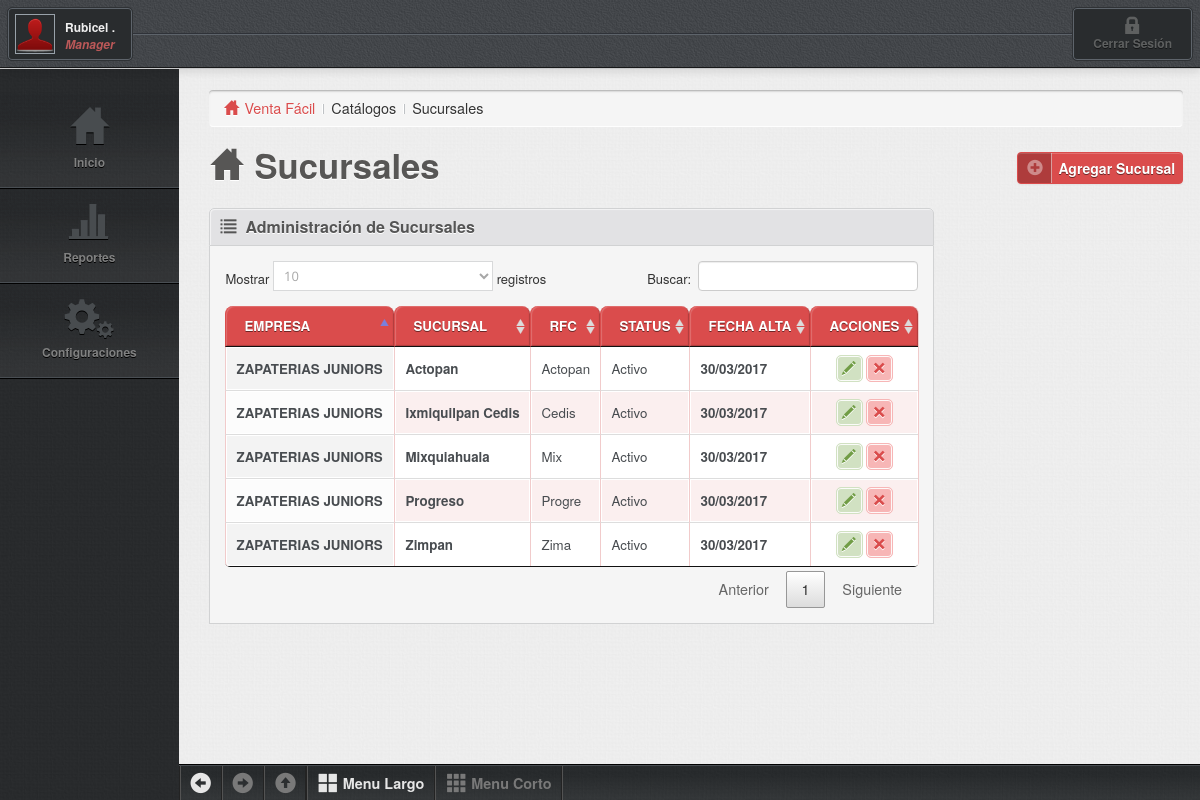
/catalogos/sucursales.php (signed in), run on the app's committed database.
### tables this page shows
CREATE TABLE IF NOT EXISTS `sucursal` (
  `idunicos` int(12) NOT NULL AUTO_INCREMENT COMMENT 'id unico de la sucursal ',
  `idunicoe` int(12) DEFAULT NULL COMMENT 'id unico de la empresa',
  `nombre` varchar(100) DEFAULT NULL COMMENT 'nombre de la sucursal',
  `rfc` varchar(30) DEFAULT NULL COMMENT 'rfc de la sucursal',
  `calle` varchar(30) DEFAULT NULL COMMENT 'calle de la sucursal',
  `colonia` varchar(30) DEFAULT NULL COMMENT 'colonia',
  `estado` varchar(30) DEFAULT NULL COMMENT 'estado',
  `municipio` varchar(30) DEFAULT NULL COMMENT 'municipio',
  `telefono` varchar(10) DEFAULT NULL COMMENT 'telefono',
  `status` int(1) DEFAULT NULL COMMENT 'status de la susucrsal 0=prueba 1=activo 2=suspendida 3 baja ',
  `tipopago` int(1) DEFAULT NULL COMMENT 'tipo de pago 0= anual 1=vitalicio',
  `fechaalta` date DEFAULT NULL COMMENT 'fecha de alta',
  `fppago` date DEFAULT NULL COMMENT 'fecha proxima de pago',
  KEY `Índice 1` (`idunicos`)
);

CREATE TABLE IF NOT EXISTS `empresa` (
  `idunicoe` int(12) NOT NULL COMMENT 'id unico de la empresa consecutivo',
  `nombre` varchar(100) DEFAULT '0' COMMENT 'nombre de la empresa',
  `rfc` varchar(30) DEFAULT '0' COMMENT 'rfc de la empresa',
  `calle` varchar(30) DEFAULT '0' COMMENT 'calle de la empresa',
  `colonia` varchar(30) DEFAULT '0' COMMENT 'colonia de la direccion',
  `estado` varchar(30) DEFAULT '0' COMMENT 'estado de la republica',
  `municipio` varchar(30) DEFAULT '0' COMMENT 'municipio',
  `telefono` varchar(10) DEFAULT '0' COMMENT 'telefono ',
  `idregistro` int(12) DEFAULT NULL COMMENT 'id del registro',
  `status` int(1) DEFAULT '0' COMMENT '0=prueba 1=activo 2=suspendida 3=baja',
  `tipopago` int(1) DEFAULT '0' COMMENT '0=anual 2=vitalicio',
  `fechaalta` date DEFAULT NULL COMMENT 'fecha de alta',
  `fppago` date DEFAULT NULL COMMENT 'fecha de proximo pago',
  `rutalogo` varchar(20) DEFAULT NULL,
  `piedepagina` varchar(20) DEFAULT NULL,
  `leyendaticket` varchar(50) DEFAULT NULL COMMENT 'leyenda del ticket',
  `utilidad` int(2) DEFAULT NULL COMMENT 'porcentaje de utilidad',
  PRIMARY KEY (`idunicoe`)
);

### catalogos_listar/sucursales_listar.php (the view, shortened to what this page needs)
<?php
	include "../conexion/conexion.php";
?>
<div class="widget-head">
	<h4 class="heading glyphicons list"><i></i>Administración de Sucursales</h4>
</div>
<div class="widget-body">
	<table id="example" class="display table table-bordered table-condensed table-striped table-primary table-vertical-center checkboxs js-table-sortable" cellspacing="0" width="100%">
		<thead>
			<tr>
				<th>Empresa</th>
				<th>Sucursal</th>
				<th>RFC</th>
				<th>Status</th>
				<th>Fecha Alta</th>
				<th class="center" width="60">Acciones</th>
			</tr>
		</thead>
		<tbody>
			<?php
			$idregistro=$_SESSION["pvtacommand_idregistro"];
			$consulta="select a.idunicoe,a.idunicos,a.nombre,a.rfc,a.`status`,a.fechaalta,b.nombre as nombreempresa from sucursal as a left join empresa as b on a.idunicoe=b.idunicoe where b.idregistro='$idregistro' order by b.nombre,a.nombre";
			$recordset = mysqli_query($link,$consulta);
			while($registro = mysqli_fetch_array($recordset)){
				$idunicos=$registro["idunicos"];
				$nombre=utf8_encode($registro["nombre"]);
				$rfc=$registro["rfc"];
				$status=$registro["status"];
				$fechaalta=$registro["fechaalta"];
				$fechaalta=substr($fechaalta, 8,2).'/'.substr($fechaalta, 5,2).'/'.substr($fechaalta,0,4);
				$nombreempresa=$registro["nombreempresa"];
				switch ($status) {
					case 1: $status="Activo";break;
				}
				echo'<tr class="selectable">';
					echo'<td><strong>'.$nombreempresa.'</strong></td>';
					echo'<td><strong>'.$nombre.'</strong></td>';
					echo'<td>'.$rfc.'</td>';
					echo'<td>'.$status.'</td>';
					echo'<td><strong>'.$fechaalta.'</strong></td>';
					echo'
						<td class="center">
							<a href="#" onClick="acciones(2,'.$idunicos.');" title="modificar" class="btn-action glyphicons pencil btn-success"><i></i></a>
							<a href="#" onClick="acciones(3,'.$idunicos.');" title="eliminar" class="btn-action glyphicons remove_2 btn-danger"><i></i></a>
						</td>';
				echo'</tr>';
			}
			?>
		</tbody>
	</table>
</div>

### theme/css/demo.css (style rules this page uses)
body { font: 90%/1.45em "Helvetica Neue", HelveticaNeue, Arial, Helvetica, sans-serif; margin: 0; padding: 0; color: #333; background-color: #fff; }
a { cursor: pointer; color: #3174c7; text-decoration: none; }

### data on the page
sucursal: idunicoe.nombre "ZAPATERIAS JUNIORS", nombre "Actopan", rfc "Actopan", status "Activo", fechaalta "30/03/2017"
sucursal: idunicoe.nombre "ZAPATERIAS JUNIORS", nombre "Ixmiquilpan Cedis", rfc "Cedis", status "Activo", fechaalta "30/03/2017"
sucursal: idunicoe.nombre "ZAPATERIAS JUNIORS", nombre "Mixquiahuala", rfc "Mix", status "Activo", fechaalta "30/03/2017"
sucursal: idunicoe.nombre "ZAPATERIAS JUNIORS", nombre "Progreso", rfc "Progre", status "Activo", fechaalta "30/03/2017"
sucursal: idunicoe.nombre "ZAPATERIAS JUNIORS", nombre "Zimpan", rfc "Zima", status "Activo", fechaalta "30/03/2017"

### other printed values
$nombreuser "Rubicel ."
$tipouser "Manager"
$sys_nombre "Venta Fácil"
$categoria "Catálogos"
$submenu "Sucursales"
